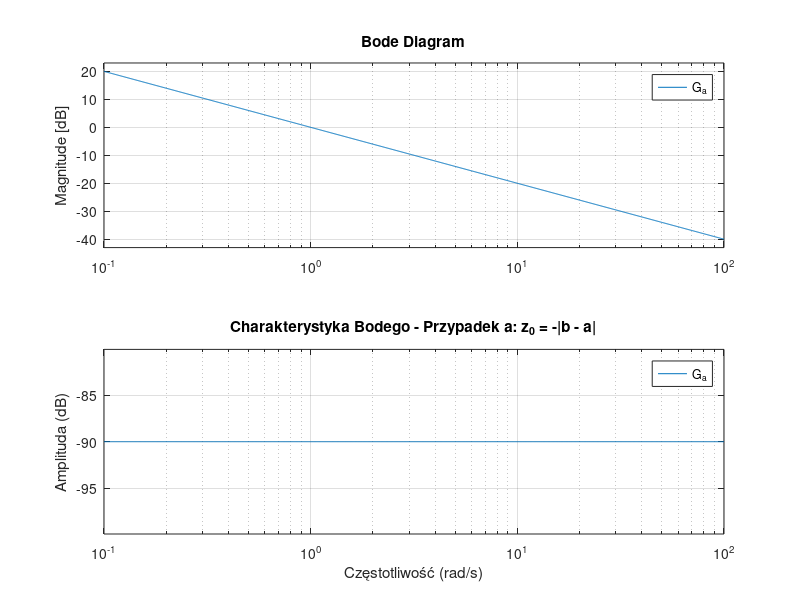
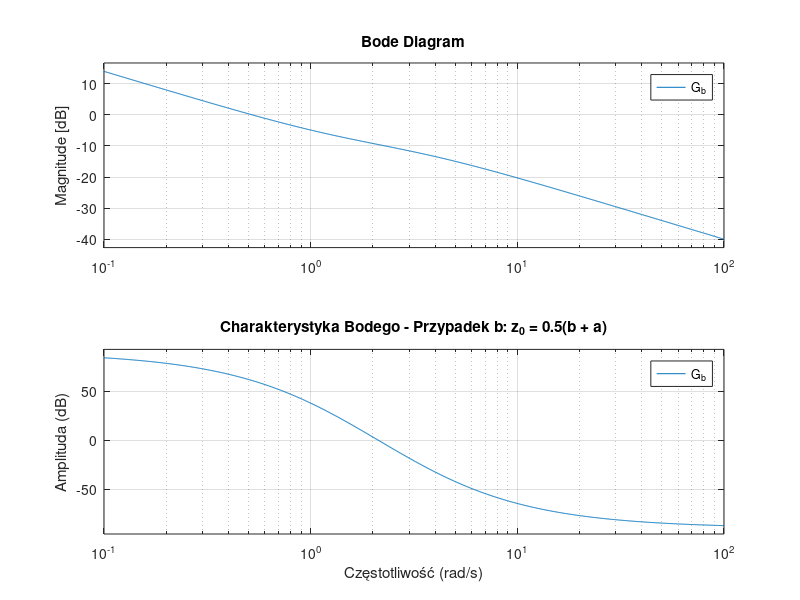

Recreate these plots in MATLAB, in order.
a = 0;
b = 3;
A = 0.02;
% Przypadek a
z0_a = -abs(b - a);
G_a = tf([1, -z0_a], conv([1 a], [1 b]));

z0_b = 0.5 * (a + b);
G_b = tf([1, -z0_b], conv([1 a], [1 b]));

figure;
bode(G_a);
title('Charakterystyka Bodego - Przypadek a: z_0 = -|b - a|');
ylabel('Amplituda (dB)');
xlabel('Częstotliwość (rad/s)');
grid on;

figure;
bode(G_b);
title('Charakterystyka Bodego - Przypadek b: z_0 = 0.5(b + a)');
ylabel('Amplituda (dB)');
xlabel('Częstotliwość (rad/s)');
grid on;